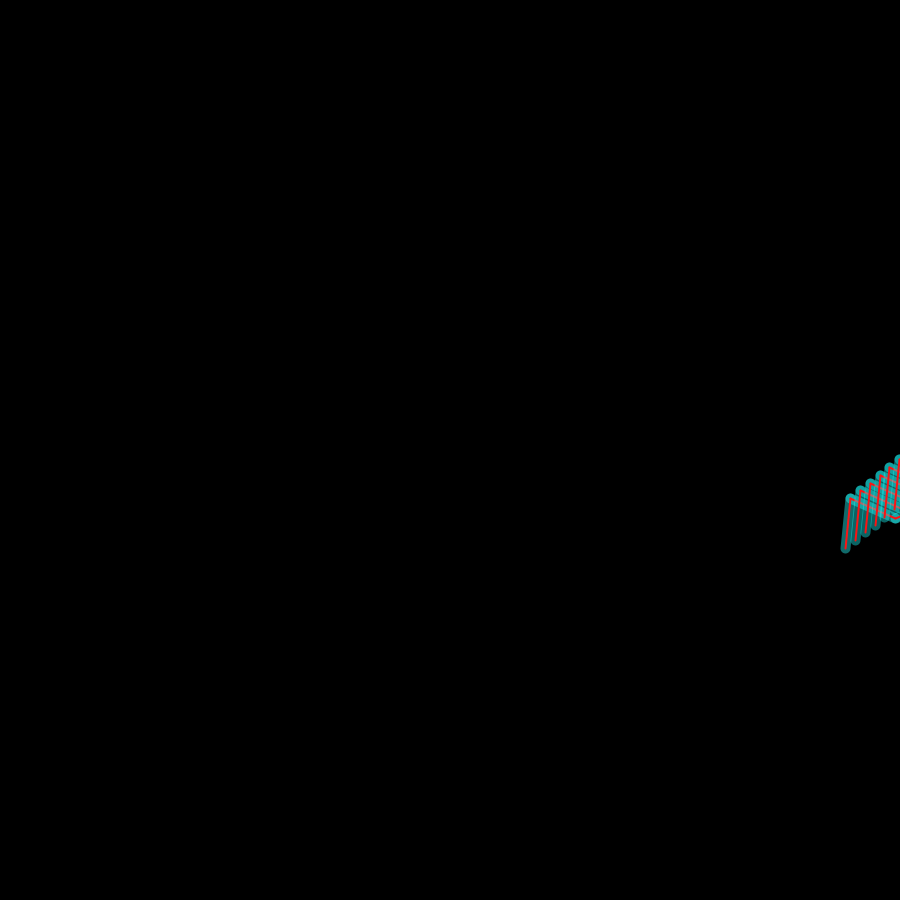
Frame 1 (no input)
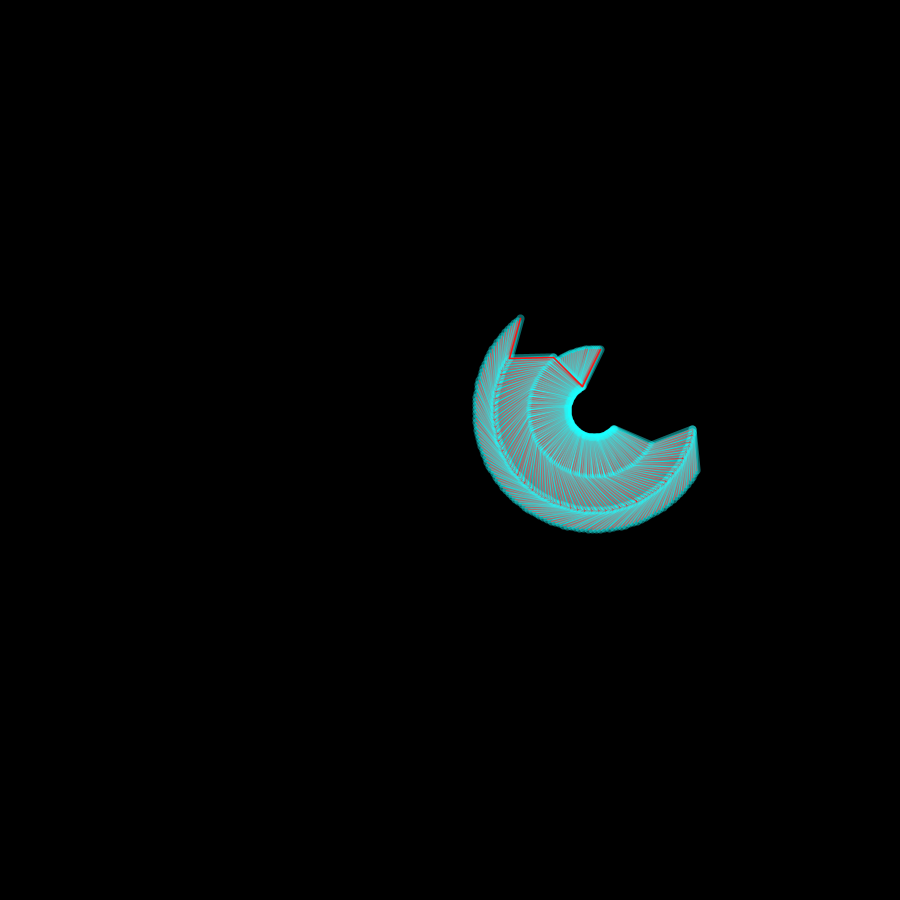
Frame 60 (the mouse pressed at the canvas centre just before this capture)
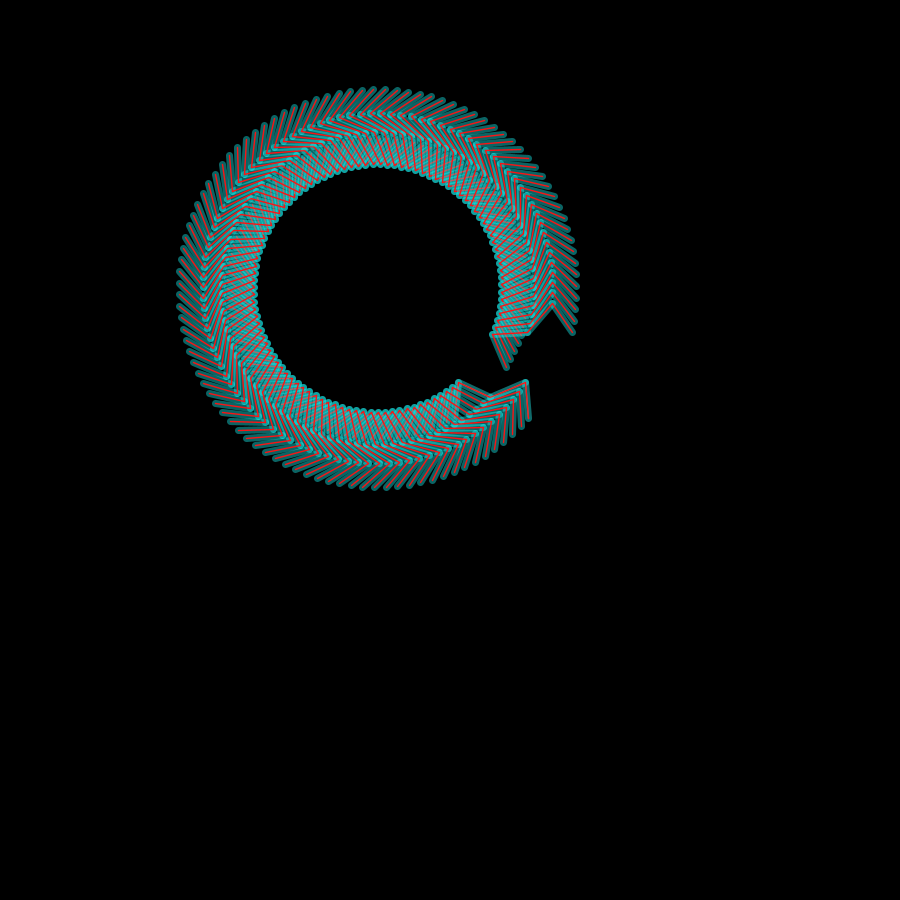
Frame 120 (the mouse held since frame 60 and released just before this capture)

The Processing sketch that drew these frames (run headless with seeded random() and noise(); from frame 60 on, the mouse is pressed at the canvas centre):

// Processing sketch: processing_169738
// ── processing_169738.pde

float inc = 0.0;
void setup() {
  size(900,900);
  stroke(255,204);
  smooth();
}
void draw() {
  background(0);
  inc += 0.01;
  float angle = sin(inc)/100.0; // + sin(inc)/100.0;
  //tail(118, 9, angle/TWO_PI);
  tail(300, 100, angle*TWO_PI);

  //tail(144, 10, angle/1.3);
  //tail(162, 5, angle);
  //tail(188, 7, angle*2);
}
 
void tail(int x, int units, float angle) {
  pushMatrix();
  translate(x - angle*4000, 100);
  scale(1 - angle*5);
  translate(x, 100);
  stroke(255, 255, 255, 100);
    line(250, 350, 255, 300);
    line(255, 300, 300, 320);
    line(300, 320, 350, 300);
    line(350, 300, 355, 350);
  strokeWeight(10);
  stroke(255, 255, 255, 10);
    line(250, 350, 255, 300);
    line(255, 300, 300, 320);
    line(300, 320, 350, 300);
    line(350, 300, 355, 350);
  for (int i = units; i>0; i--) {
    strokeWeight(10);
    stroke(25, 255, 255, 100);
    line(250, 350, 255, 300);
    line(255, 300, 300, 320);
    line(300, 320, 350, 300);
    line(350, 300, 355, 350);
    
    strokeWeight(2);
    stroke(250, 20, 20);
    line(250, 350, 255, 300);
    line(255, 300, 300, 320);
    line(300, 320, 350, 300);
    line(350, 300, 355, 350);
    translate(10, -8);
    rotate(angle);
  }
  popMatrix();
}
